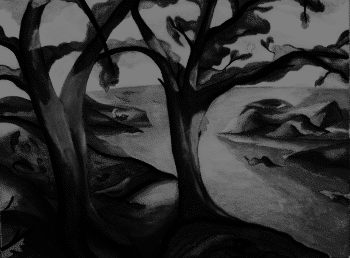
%> input picture imagedb/trees.tif, 350 x 258 px
$ octave exercise4.5.m   (GNU Octave 9; MATLAB toolbox functions it lacks are replaced by stand-ins)
%> lines starting %> are read from the running program, lines starting %| are printed output that depends on the picture; in (x1, y1, x2, y2) boxes, pixels count from 0 and x2, y2 are one past the last pixel; in counts of white or black regions, pixels touching at a corner belong together; the program's own positions count from 1
I = imread("trees.tif");
%> I is the input picture: size 258x350x3 uint8; min 0, max 127, mean 49.1

J = histeq(I, 128);
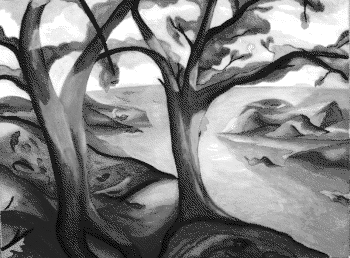
%> J: size 258x350x3 uint8; min 0, max 255, mean 130.6
imwrite(K,"equalized_trees128.png");

figure(7),
subplot(2,2,1), imshow(I), title("Original Image");
subplot(2,2,2), imhist(I), title("Histogram");
subplot(2,2,3), imshow(J), title("Equalized Image");
subplot(2,2,4), imhist(J), title("Equalized Histogram");
%> after `title("Equalized Histogram")`:
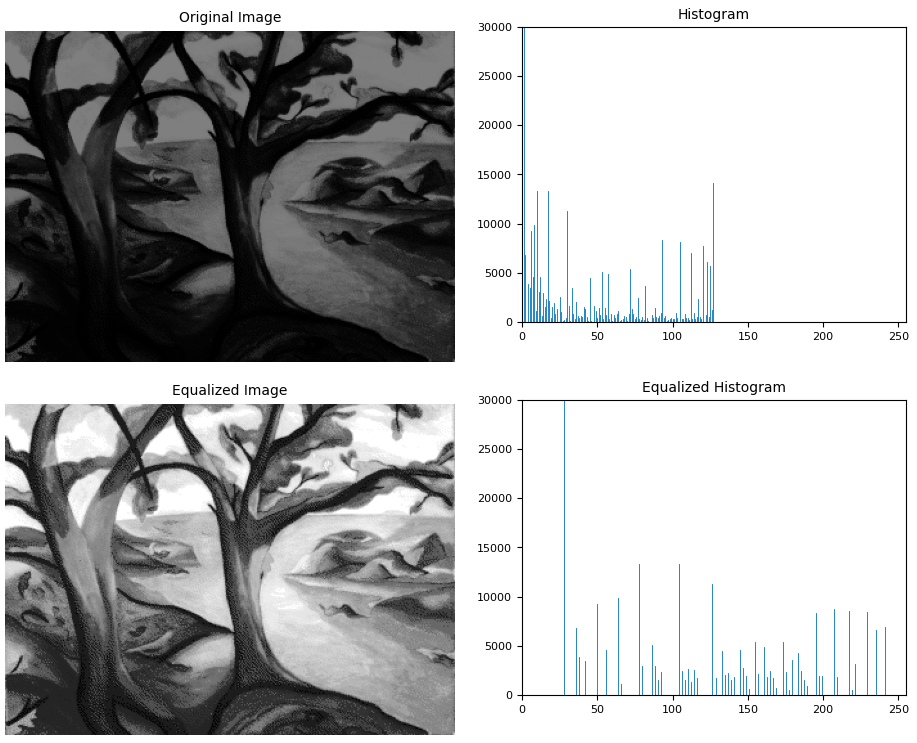
%> figure redrawn from the program's plot data, 4 panels

$ run again, with imagedb/CirculoTraco.tif copied over imagedb/trees.tif
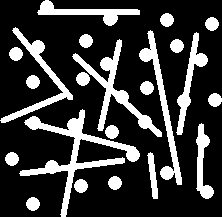
%> input picture imagedb/CirculoTraco.tif, 222 x 217 px
%> I is the input picture: size 217x222x3 uint8; 22.2% white; 22 white regions, largest, box (x1, y1, x2, y2) and area: (19, 109, 140, 217) 2271, (72, 39, 162, 137) 1502, (139, 30, 182, 185) 1227
%> `title("Equalized Histogram")`:
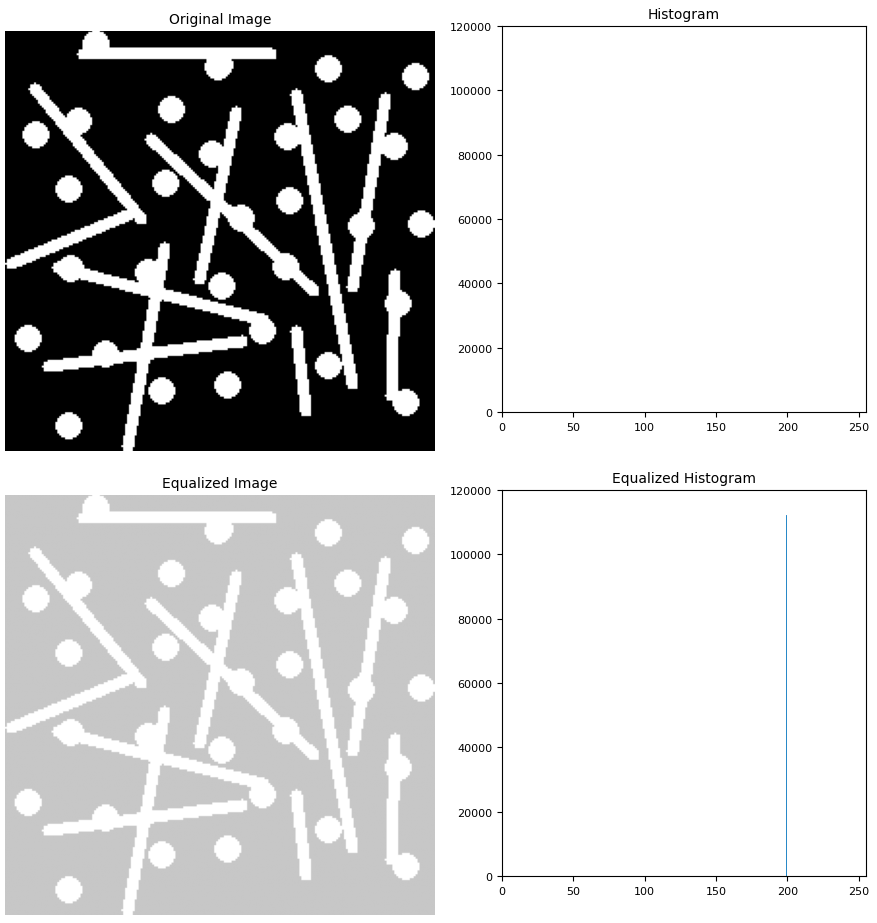
%> figure redrawn from the program's plot data, 4 panels

$ run again, with imagedb/circuito.tif copied over imagedb/trees.tif
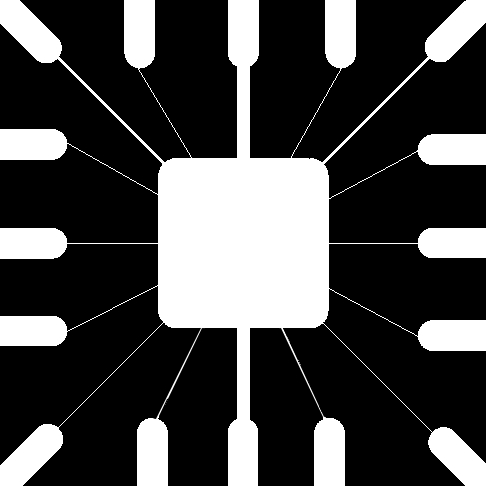
%> input picture imagedb/circuito.tif, 486 x 486 px
%> I is the input picture: size 486x486x3 uint8; min 0, max 255, mean 70.7
%> `J = histeq(I, 128);`:
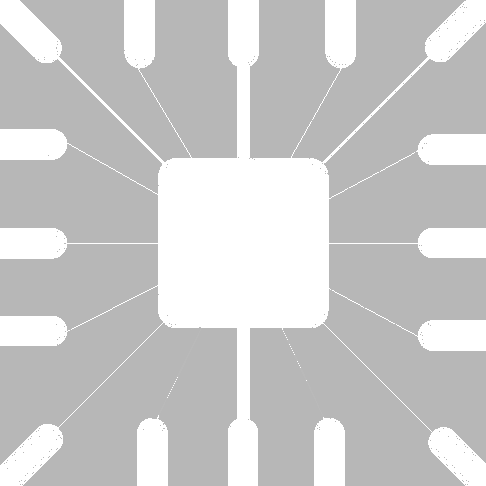
%> J: size 486x486x3 uint8; min 183, max 255, mean 202.8
%> `title("Equalized Histogram")`:
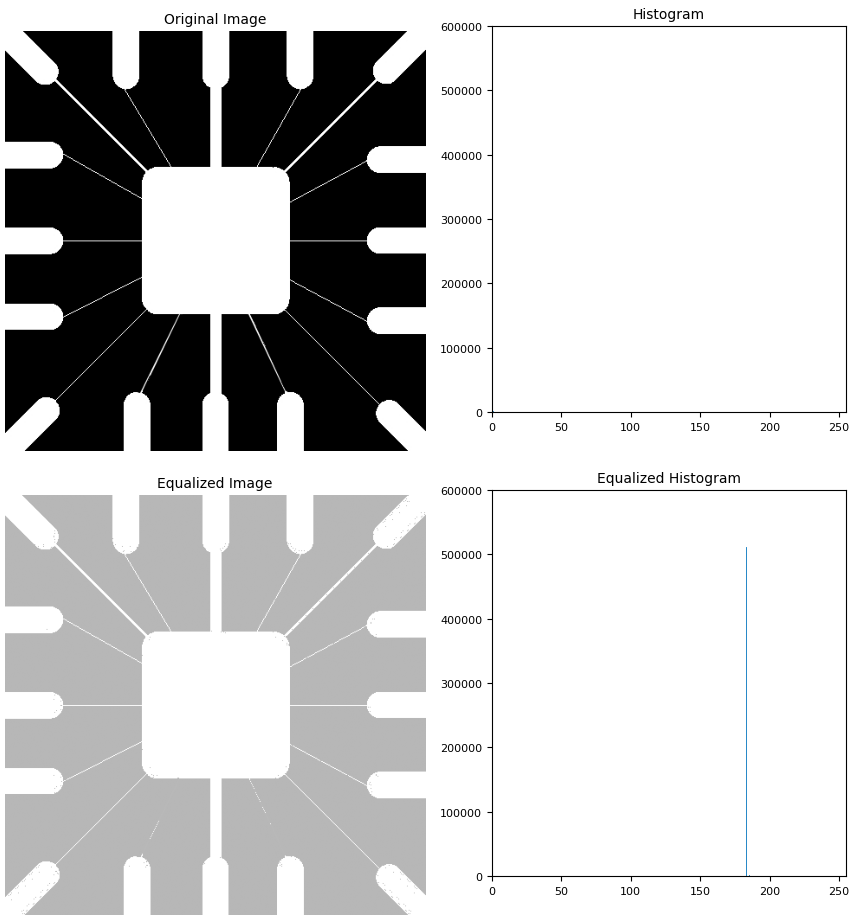
%> figure redrawn from the program's plot data, 4 panels
